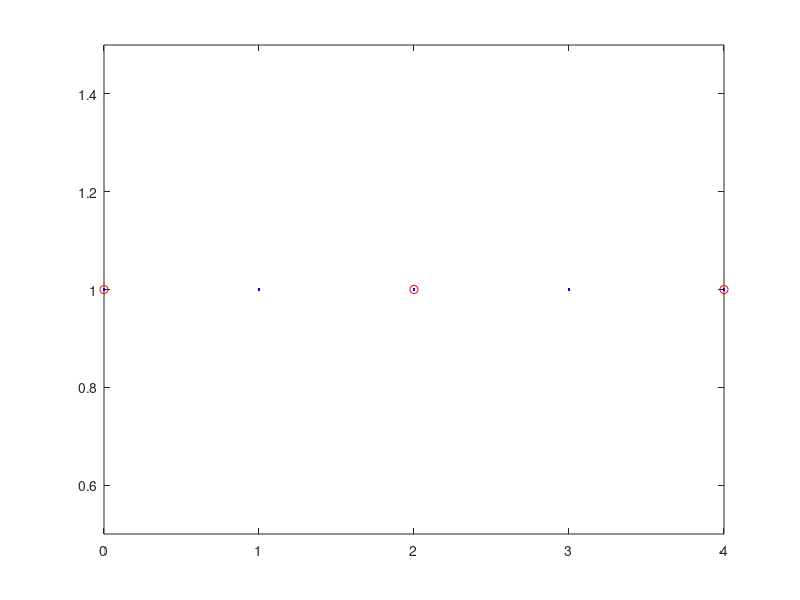
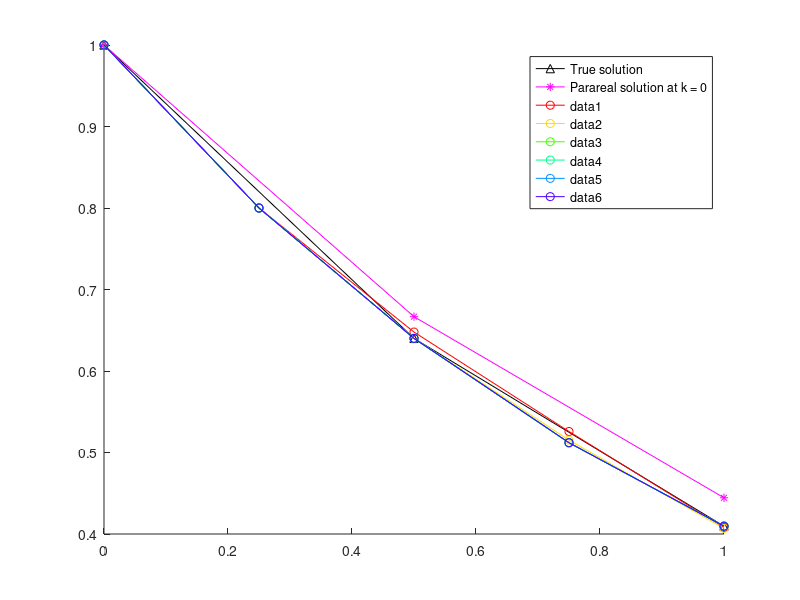
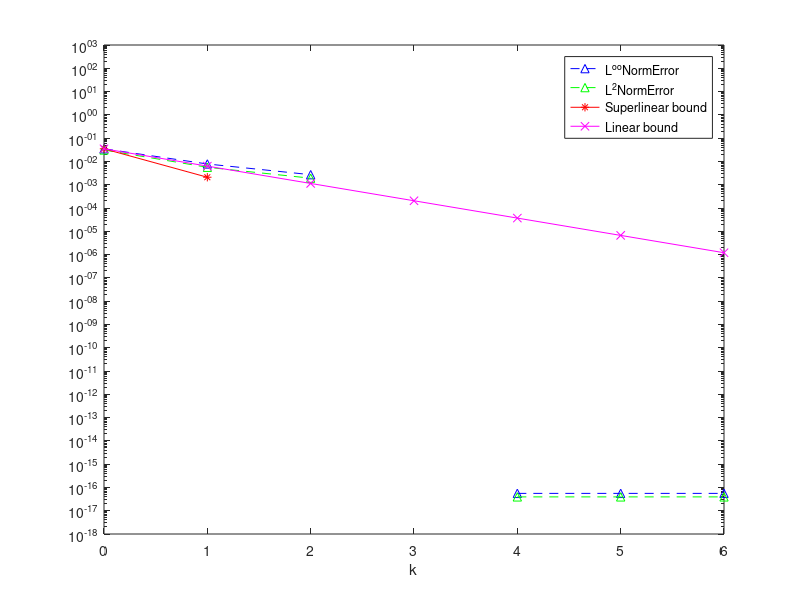

MATLAB code for these plots, in order:
clear all
close all
clc

clear all
close all
clc

global a ;
a = -1;
yExactFunction = @(t)exp(a*t);

% stability function (  y^n+1 = R(z)y^n  )
Rz = @(z) 1/(1-z);     % Backward Euler
% Rz = @(z) 1+z;       % Forward Euler

%% -----------------------------------------------------------------


% initial condition
u0 = 1;

% coarse propagator
N = 2;     %   number of coarse time intervals
T = 1;      %   T = N*Dt  
Dt = T/N;   %   coarse timesteps

xt = linspace(0,T,N+1);

% fine propagator
m = 2   % number of fine time steps in each coarse time interval
dt = Dt/m;

K = 7 % number of Parareal iterations

cmap = hsv(K); % color map

% 2-level domain decomposition initial
N_fine_nodes = m*N+1; % 11
N_subdomains = N; % 6
Id = eye(N_fine_nodes);

% plot the time domain
figure 
plot(0:N_fine_nodes-1,1,'.b',0:m:N_fine_nodes-1,1,'ro')
xlim([0 N_fine_nodes-1])
ylim([0.5 1.5])

% original problem matrix
phi = (1-a*dt)^-1;
A = eye(m*N+1,m*N+1) - (phi)*diag(ones(m*N,1),-1);  

% Reduced system

% fine propagator
F_tilde = (1-a*dt)^-m; 

% coarse propagator
G_tilde = (1-a*Dt)^-1;  



rhs0 = [u0; zeros(m*N,1)];
% rhs = [u0; phi*u0;-G_tilde*u0;phi*U(3);-G_tilde*U(3)];


% exact solution

 xtrue = linspace(0,T,N*m+1);
 pick = 1:m:N*m+1;
 
 uF_true = A\rhs0;
 
% reduced matrix
A_tilde = eye(N+1,N+1) + (-F_tilde)*diag(ones(N,1),-1);      

% syms phi phiDT

% approximate reduced matrix
B = eye(N+1,N+1) + (-G_tilde)*diag(ones(N,1),-1);     

R = [1 0 0 0 0;0 0 1 0 0;0 0 0 0 1];
% D = [1/2 0 0; -2/3*phiDT 1/3 0; -phiDT^2/2 -1/2*phiDT 1/2];
% D = [2 0 0 0 0; 0 1 0 0 0;0 0 3 0 0 ; 0 0 0 1 0;0 0  0 0 2];
% B = [1 0 0;
%     -phiDT 1 0;
%     0 -phiDT 1];
% R'*B*R;
% 
% A =[1 0 0 0 0 ; -phi 1 0 0 0; 0 -phi 1 0 0;
%     0 0 -phi 1 0; 0 0 0 -phi 1];
n  = length(A);

R1 = [1 0 0 0 0]; 
A1 =R1*A*R1';
D1 = 1/2;

R2 = [1 0 0 0 0; 0 1 0 0 0];
A2 =R2*A*R2';
D2 = [1/2 0;0 1/2];
 
R3 = [0 1 0 0 0; 0 0 1 0 0];
A3 =R3*A*R3';
D3 = [1/2 0;0 1/2];

R4 = [0 0 1 0 0; 0 0 0 1 0];
A4 =R4*A*R4';
D4 = [1/2 0;0 1/2];

R5 = [0 0 0 1 0; 0 0 0 0 1];
A5 =R5*A*R5';
D5 = [1/2 0;0 1];



sumRtDR =  R1'*D1*R1 + R2'*D2*R2 + R3'*D3*R3+ R4'*D4*R4+ R5'*D5*R5


M =  (R1'*D1*A1*R1 + R2'*D2*A2*R2 + R3'*D3*A3*R3 + R4'*D4*A4*R4 + R5'*D5*A5*R5 )*(R'*B*R +eye(5) -R'*R)

% M =  (R1'*D1*A1*R1 + R2'*D2*A2*R2 + R3'*D3*A3*R3 + R4'*D4*A4*R4)*(R'*B*R + eye(n)-R'*R )



% initial coarse integration

B1 =  eye(N+1,N+1) + (-G_tilde)*diag(ones(N,1),-1);  
% B1 =  eye(N*m+1,N*m+1) + (-G_tilde)*diag(ones(N*m,1),-1);

%Initial coarse Parareal iteration at the coarse level
rhs0_coarse = [u0;zeros(N,1)];
U0_coarse = B1\rhs0_coarse;

U_fine=spline(xtrue(pick),U0_coarse,xtrue)';

% U_fine=zeros(N_fine_nodes,1);
% U_fine(1:m:end,1) =  U0_coarse;
% for i=1:m:N_fine_nodes-m
%     U_fine(i+1) = phi*U_fine(i);        
% end


% first 2-level dd preconditioning iterartion

% rhs = [u0;  phi*U(1);-G_tilde*U(1);phi*U(3);-G_tilde*U(3);phi*U(5);-G_tilde*U(5);phi*U(7);-G_tilde*U(7);phi*U(9);-G_tilde*U(9)];
%Initial fine solution at the fine level
% rhs=zeros(N_fine_nodes,1);
% rhs(1) = u0;
% for i=2:m:N_fine_nodes
%     % i = i + 2
%     rhs(i+1) = -G_tilde*U_fine(i-1) + phi/2*U_fine(i);
%     if i == N_fine_nodes - 1
%         rhs(i+1) = -G_tilde*U_fine(i-1);
%     end
% end
% U_fine = M\rhs;

% rhs=[u0];
% for i=1:2:2*N
%     rhs=[rhs; phi*U(i);-G_tilde*U(i)];
% end
% U = M\rhs;


 figure
 hold on
 plot(xtrue(pick),uF_true(pick),'-^k',xtrue(pick),U_fine(pick),'-*m');
 legend('True solution','Parareal solution at k = 0')
 
U0n = U_fine;
proNj = 1;

L2NormError = [ sqrt(sum(Dt*(uF_true(pick)-U_fine(pick)).^2))];
LInfNormError = [max(abs(uF_true(pick)-U_fine(pick)))];
SupperlinearErrorBound  = LInfNormError;
LinearErrorBound  = LInfNormError;

%%
% rhs
f = zeros(N_fine_nodes,1);
f(1) = u0;


% iteration loop
for k = 1: K-1
        % k = k + 1
        % i = i + 2
%         rhs=[u0];
%         for i=2:2:N_fine_nodes
%             rhs(i+1,1) = -G_tilde*U_fine(i-1) + phi/2*U_fine(i);
%             if i== N_fine_nodes - 1
%                 rhs(i+1) = -G_tilde*U_fine(i-1);
%             end
%         end

%         U_fine = M\rhs;
%         U_fine = U_fine + M^(-1)*(f-A*U_fine);
          U_fine = M\(M*U_fine + (f-A*U_fine));
%         U_fine = gmres(M,M*U_fine + (f-A*U_fine),10,1e-6);

       plot(xtrue,U_fine,'Color',cmap(k,:),'Marker','o');
       
%        
%        norm(uF_true(pick)-U,'inf')
       proNj(k+1) = proNj(k)*(N-k);
       L2NormError(k+1) = sqrt(sum(Dt*(uF_true(pick)-U_fine(pick)).^2));
       LInfNormError(k+1) = max(abs(uF_true(pick)-U_fine(pick)));
       SupperlinearErrorBound(k+1)  = (abs(exp(a*Dt) - Rz(a*Dt)))^(k)/factorial(k)*proNj(k+1)*max(abs(uF_true(pick)-U0n(pick)));
       LinearErrorBound(k+1)  = (abs(exp(a*Dt) - Rz(a*Dt))/(1- abs(Rz(a*Dt))))^(k)*max(abs(uF_true(pick)-U0n(pick)));
end  % iteration loop

uF_true_coarse=uF_true
U_fine

L2NormError=L2NormError'
LInfNormError=LInfNormError'
SupperlinearErrorBound=SupperlinearErrorBound'
LinearErrorBound=LinearErrorBound'

figure
semilogy(0:K-1,LInfNormError,'b--^',0:K-1,L2NormError,'g--^',0:K-1,SupperlinearErrorBound,'r*-',0:K-1,LinearErrorBound,'mx-')
legend('L^{oo}NormError','L^2NormError','Superlinear bound','Linear bound')
xlabel('k')
ylim([1e-18 1000])